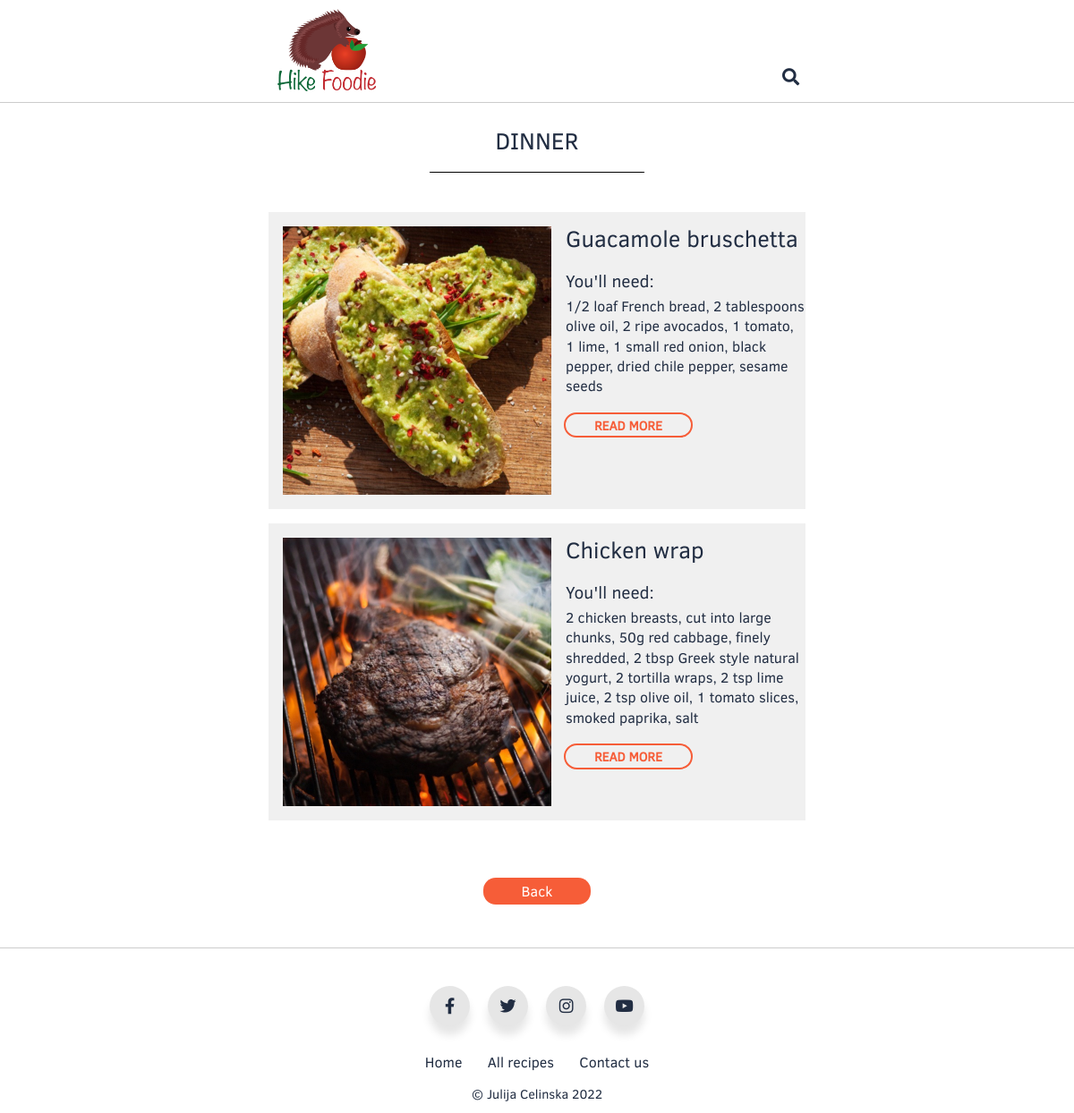
The app's page /content.php?pagename=dinner, older data.
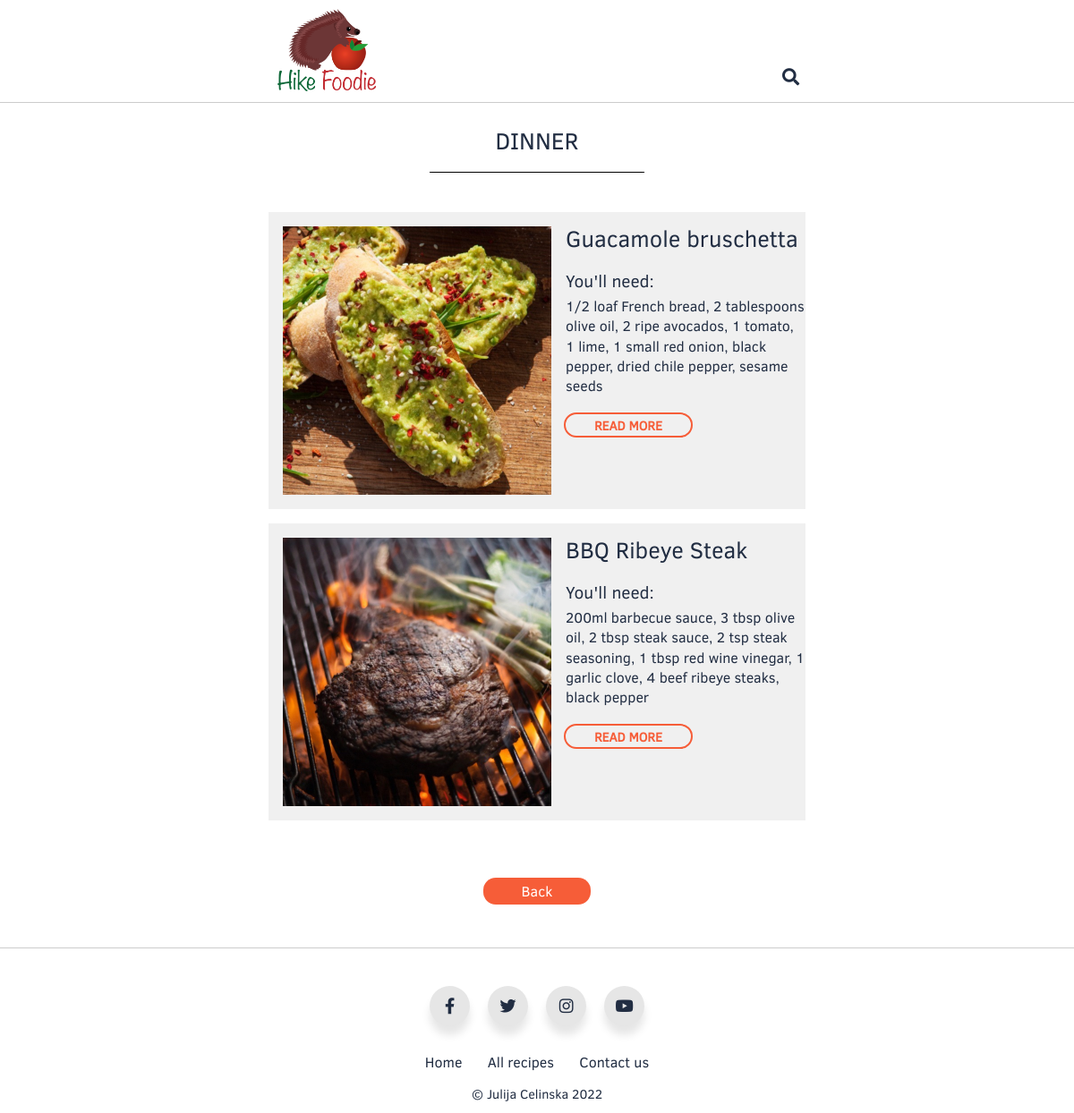
The same page, newer data.
### tables this page shows
CREATE TABLE `images` (
  `image_id` INT(30) NOT NULL AUTO_INCREMENT UNIQUE,
  `image_file_name` VARCHAR(100) NOT NULL,
  `image_description` VARCHAR(100) NULL,
  `image_href` VARCHAR(100) NULL,
  `image_alt` VARCHAR(100) NOT NULL,
  `imagetype_id` INT(30) NOT NULL,
  `content_id` INT(30) NULL,
  PRIMARY KEY (`image_id`),
  FOREIGN KEY(`content_id`) REFERENCES content(`content_id`),
  FOREIGN KEY(`imagetype_id`) REFERENCES imagetype(`imagetype_id`)
);

CREATE TABLE `contentcategorytype` (
  `contentcategorytype_id` INT(30) NOT NULL AUTO_INCREMENT UNIQUE,
  `category_id` INT(30) NOT NULL,
  `content_id` INT(30) NOT NULL,
  `contenttype_id` INT(30) NOT NULL,
  PRIMARY KEY (`contentcategorytype_id`),
  FOREIGN KEY(`category_id`) REFERENCES category(`category_id`),
  FOREIGN KEY(`content_id`) REFERENCES content(`content_id`),
  FOREIGN KEY(`contenttype_id`) REFERENCES contenttype(`contenttype_id`)
);

CREATE TABLE `content` (
  `content_id` INT(30) NOT NULL AUTO_INCREMENT UNIQUE,
  `title` VARCHAR(100) NOT NULL,
  `description` VARCHAR(300) NOT NULL,
  `content` TEXT NOT NULL,
  `content_timestamp` TIMESTAMP DEFAULT CURRENT_TIMESTAMP,
  PRIMARY KEY (`content_id`)
);

### content.php (the view)
<?php
    include 'header.php';
    include "connect.php";
    $pagename = '';
    if(isset($_GET['pagename']))
    {
        $pagename = $_GET['pagename'];
    }
?>
<div class="wrapper">
    <main class="content">
        <div class="heading">
            <h1>
                <?php
                    if($pagename != ''){
                        echo str_replace("-", " ", $pagename);
                    }
                    else {
                        echo 'All recipes';
                    }
                ?>
            </h1>
        </div>
        <?php
            $content_sql = "SELECT content.content_id, content.title, content.description, content.content, category.category_name, contentcategorytype.contenttype_id
                    FROM `contentcategorytype`
                        INNER JOIN content ON content.content_id=contentcategorytype.content_id
                        INNER JOIN category ON category.category_id=contentcategorytype.category_id
                        INNER JOIN contenttype ON contenttype.contenttype_id=contentcategorytype.contenttype_id
                    WHERE (category.category_name = '$pagename' OR '$pagename' = '') AND contentcategorytype.contenttype_id = '2'";
            $content_result = mysqli_query($connection ,$content_sql) or die("Recipes query failed");
            if(mysqli_num_rows($content_result) > 0)
            {
                $index = 0;
                $start_content_id = 0;
                $end_content_id = 0;
                while($row = mysqli_fetch_assoc($content_result))
                {
                    $content_id = $row['content_id'];
                    $images_sql = "SELECT image_file_name, image_alt FROM `images`
                            WHERE content_id = '$content_id' AND imagetype_id = 2 LIMIT 1";
                    $images_result = mysqli_query($connection ,$images_sql) or die("Images query failed");
                    $images_result_fetch = mysqli_fetch_array($images_result);
        ?>
                    <div class="recipe">
                        <?php
                            if(mysqli_num_rows($images_result) > 0)
                            {
                                echo '<img src="./images/'.$images_result_fetch['image_file_name'].'" alt="'.$images_result_fetch['image_alt'].'">';
                            }
                            else
                            {
                                echo '<img src="./images/image_not_available.png" alt="Image not available error">';
                            }
                        ?>
                        <div class="info">
                            <?php
                                echo '<h2>'.$row['title'].'</h2>';
                                echo $row['description'];
                            ?>
                            <div class="readmore-button">
                                <?php
                                    if($index == 0) {
                                        $start_content_id = $content_id;
                                                                                   }
                                    if(mysqli_num_rows($content_result) > 0) {
                                        $end_content_id = $start_content_id+(mysqli_num_rows($content_result)-1);
                                    }
                                    echo '<a href="detail.php?content_id='.$content_id.'&pagename='.$pagename.'&start_content_id='.$start_content_id.'&end_content_id='.$end_content_id.'&recipe=1">Read more</a>';
                                ?>
                            </div>
                        </div>
                    </div>
        <?php
                    $index++;
                }
            }
            else
            {
                echo '<h3 class="no-content">No content found!</h3>';
            }
        ?>
        <div class="nav-button back"><a href="index.php">Back</a></div>
    </main>
</div>
<?php include 'footer.php'; ?>

### header.php (shortened to what this page needs)
<!DOCTYPE html>
<html lang="en">
    <head>
        <link rel="stylesheet" href="style/style.css?version=30">
        <link rel="stylesheet" href="https://cdnjs.cloudflare.com/ajax/libs/font-awesome/4.7.0/css/font-awesome.min.css">
        <link rel='stylesheet' href='https://cdnjs.cloudflare.com/ajax/libs/font-awesome/5.15.1/css/all.min.css'>
    </head>
	<body>
        <header id="header-1" class="header">
            <div class="container">
                <?php
                    include 'connect.php';
                    $images_sql = "SELECT image_file_name, image_href, image_alt FROM `images`
                                    WHERE imagetype_id = 1 LIMIT 1";
                    $images_result = mysqli_query($connection ,$images_sql) or die("Query failed");
                    $images_result_fetch = mysqli_fetch_array($images_result);
                    if(mysqli_num_rows($images_result) > 0)
                    {
                        echo '<a href="'.$images_result_fetch['image_href'].'"><img src="./images/'.$images_result_fetch['image_file_name'].'" alt="'.$images_result_fetch['image_alt'].'"></a>';
                    }
                    else
                    {
                        echo '<a href="'.$images_result_fetch['image_href'].'"><img src="./images/image_not_available.png" alt="Image not available error"></a>';
                    }
                ?>
                <form class="search-form" action="./search.php" autocomplete="on">
                    <input id="search" name="search" type="text" placeholder="What are you looking for?">
                    <button class="search-button" type="submit"><i class="fa fa-search fa-2x"></i></button>
                </form>
            </div>
        </header>

### footer.php (shortened to what this page needs)
        <footer>
            <ul class="social">
                <li class="icon facebook">
                    <a href="https://www.facebook.com/hikefoodie"><span><i class="fab fa-facebook-f"></i></span></a>
                </li>
                <li class="icon twitter">
                    <a href="https://twitter.com/hikefoodie"><span><i class="fab fa-twitter"></i></span></a>
                </li>
                <li class="icon instagram">
                    <a href="https://instagram.com/hike.foodie"><span><i class="fab fa-instagram"></i></span></a>
                </li>
                <li class="icon youtube">
                    <a href="https://www.youtube.com/channel/UCOGukfrt7i9nj6gGWYq6hiQ"><span><i class="fab fa-youtube"></i></span></a>
                </li>
            </ul>
            <ul class="bottom-nav">
                <li><a href="index.php">Home</a></li>
                <li><a href="content.php">All recipes</a></li>
                <li><a href="mailto:hikefoodie@gmail.com">Contact us</a></li>
            </ul>
            <p>&copy; Julija Celinska 2022</p>
        </footer>
    </body>
</html>

Row changes from the older to the newer data that the page shows:
changed through a linked row, contentcategorytype: content.title "Chicken wrap" → "BBQ Ribeye Steak"; content.description "You'll need: 2 chicken breasts, cut into large chunks, 50g red cabbage, finely shredded, 2 tbsp Greek style natural yogurt, 2 tortilla wraps, 2 tsp lime juice, 2 tsp olive oil, 1 tomato slices, smoked paprika, salt" → "You'll need: 200ml barbecue sauce, 3 tbsp olive oil, 2 tbsp steak sauce, 2 tsp steak seasoning, 1 tbsp red wine vinegar, 1 garlic clove, 4 beef ribeye steaks, black pepper"
